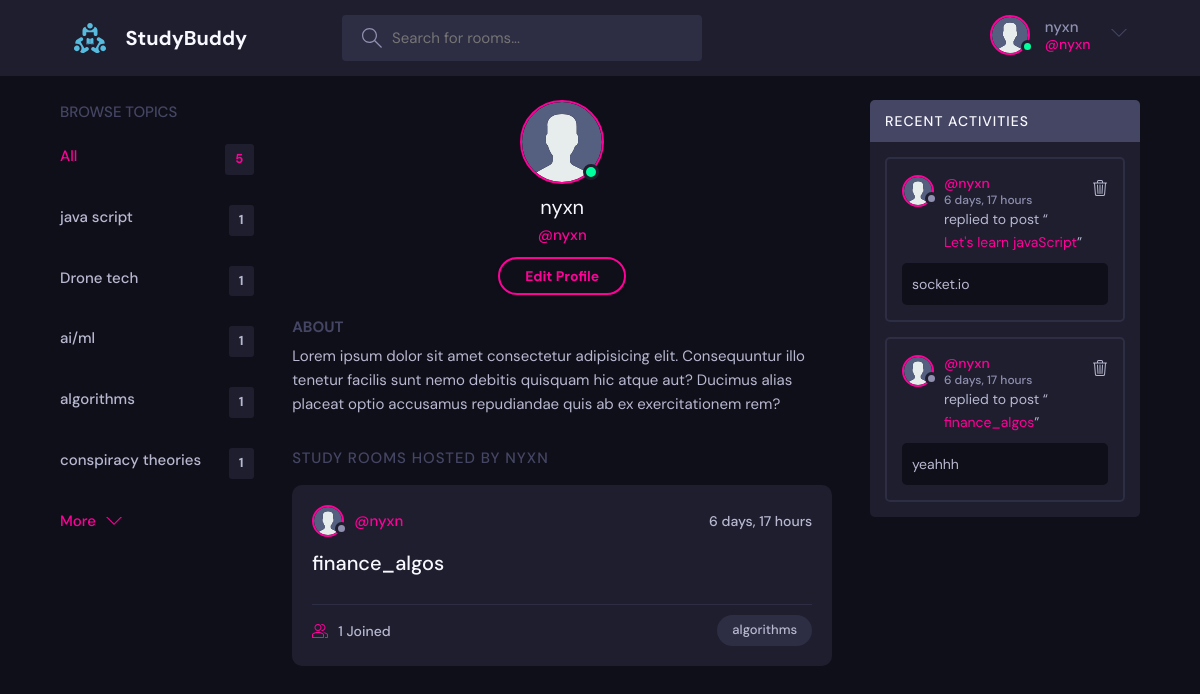
Page /profile/3/ (signed in) on the committed database.
### base/models.py (models this page shows, shortened)
class User(AbstractUser):
    name = models.CharField(max_length=200,null=True)
    email = models.EmailField(unique=True)
    bio = models.TextField(null=True)
    avatar = models.ImageField(null=True, default="static/images/avatar.svg")
    USERNAME_FIELD = "email"
    REQUIRED_FIELDS = []

class Topic(models.Model):
    name = models.CharField(max_length=200)

class Room(models.Model):
    host = models.ForeignKey(User,on_delete=models.SET_NULL,null=True)                          # user
    topic = models.ForeignKey(Topic, on_delete=models.SET_NULL, null=True)
    name = models.CharField(max_length=200)                     # attribute and its value
    description = models.TextField(null=True, blank=True)       # blank is for save method when we add form it can be left blank
    participants = models.ManyToManyField(User, related_name="participants", blank=True)
    updated = models.DateTimeField(auto_now=True)
    created = models.DateTimeField(auto_now_add=True)
    class Meta:
        ordering = [ "-updated" , "-created" ]
    def __str__(self):
        return self.name

class Message(models.Model):
    user = models.ForeignKey(User,on_delete=models.CASCADE)
    room = models.ForeignKey(Room, on_delete=models.CASCADE)
    body = models.TextField()
    updated = models.DateTimeField(auto_now=True)
    created = models.DateTimeField(auto_now_add=True)
    class Meta:
        ordering = [ "-updated" , "-created" ]

### base/views.py (the view)
# urls.py: path('profile/<int:pk>/',views.userprofile , name="user_profile"),
def userprofile(request,pk):
    user= User.objects.get(id=pk)
    rooms = user.room_set.all()
    room_messages = user.message_set.all()
    topics = Topic.objects.all()
    context ={'user':user,'rooms':rooms, 'room_messages':room_messages,'topics':topics}
    return render(request,'base/profile.html',context)

### base/templates/base/profile.html
{% extends 'base.html' %}
    {% block content %}
  <main class="profile-page layout layout--3">
    <div class="container">
      {% include 'base/topic_components.html' %}
      <div class="roomList">
        <div class="profile">
          <div class="profile__avatar">
            <div class="avatar avatar--large active">
              <img src="{{user.avatar.url}}" />
            </div>
          </div>
          <div class="profile__info">
            <h3>{{user.username}}</h3>
            <p>@{{user.username}}</p>
            {% if request.user == user %}
            <a href="{% url 'update_user' %}" class="btn btn--main btn--pill">Edit Profile</a>
            {% endif %}
          </div>
          <div class="profile__about">
            <h3>About</h3>
            <p>
              Lorem ipsum dolor sit amet consectetur adipisicing elit. Consequuntur illo tenetur
              facilis sunt nemo debitis quisquam hic atque aut? Ducimus alias placeat optio
              accusamus repudiandae quis ab ex exercitationem rem?
            </p>
          </div>
        </div>
        <div class="roomList__header">
          <div>
            <h2>Study Rooms Hosted by {{user.username}}</a>
            </h2>
          </div>
        </div>
        {% include 'base/feed_components.html' %}
      </div>
      {% include 'base/activity_components.html' %}
    </div>
  </main>
  {% endblock %}

### templates/navbar.html (shortened to what this page needs)
{% load static %}
<header class="header header--loggedIn">
    <div class="container">
      <a href="{% url 'home' %}" class="header__logo">
        <img src="{% static 'images/logo.svg' %}" />
        <h1>StudyBuddy</h1>
      </a>
      <form class="header__search" method="GET" action="{% url 'home' %}">
        <label>
          <input name="q" placeholder="Search for rooms..." />
        </label>
      </form>
      <nav class="header__menu">
          {% if request.user.is_authenticated %}
          <div class="header__user">
          <a href="{% url 'user_profile' request.user.id %}">
            <div class="avatar avatar--medium active">
              <img src="{{request.user.avatar.url}}" />
            </div>
            <p>{{request.user.username}} <span>@{{request.user.username}}</span></p>
          </a>
          <button class="dropdown-button">
            <svg version="1.1" xmlns="http://www.w3.org/2000/svg" width="32" height="32" viewBox="0 0 32 32">
              <title>chevron-down</title>
              <path d="M16 21l-13-13h-3l16 16 16-16h-3l-13 13z"></path>
            </svg>
          </button>
        </div>
        {% else %}
        <a href="{% url 'login' %}">
            <img src="{% static 'images/avatar.svg' %}" />
            <p>Login</p>
        </a>
        {% endif %}
      </nav>
    </div>
  </header>

### base/templates/base/topic_components.html
<div class="topics">
    <div class="topics__header">
      <h2>Browse Topics</h2>
    </div>
    <ul class="topics__list">
      <li>
        <a href="{% url 'home' %}" class="active">All <span>{{topics.count}}</span></a>
      </li>
      {% for topic in topics  %}
      <li>
        <a href="{% url 'home' %}?q={{topic.name}}">{{topic.name}} <span>{{topic.room_set.all.count}}</span></a>
      </li>
      {% endfor %}
    </ul>
    <a class="btn btn--link" href="{% url 'topics' %}">
      More
      <svg version="1.1" xmlns="http://www.w3.org/2000/svg" width="32" height="32" viewBox="0 0 32 32">
        <title>chevron-down</title>
        <path d="M16 21l-13-13h-3l16 16 16-16h-3l-13 13z"></path>
      </svg>
    </a>
  </div>

### base/templates/base/feed_components.html (shortened to what this page needs)
{% load static %}
{% for room in rooms %}
<div class="roomListRoom">
    <div class="roomListRoom__header">
      <a href="{% url 'user_profile' room.host.id %}" class="roomListRoom__author">
        <div class="avatar avatar--small">
          <img src="{{room.host.avatar.url}}" />
        </div>
        <span>@{{room.host.username}}</span>
      </a>
      <div class="roomListRoom__actions">
        <span>{{room.created |timesince}}</span>
      </div>
    </div>
    <div class="roomListRoom__content">
      <a href="{% url 'room' room.id %}">{{room.name}}</a>
    </div>
    <div class="roomListRoom__meta">
      <a href="{% url 'room' room.id %}" class="roomListRoom__joined">
        {{room.participants.all.count}} Joined
      </a>
      <p class="roomListRoom__topic">{{room.topic.name}}</p>
    </div>
  </div>
  {% endfor %}

### base/templates/base/activity_components.html (shortened to what this page needs)
<div class="activities">
    <div class="activities__header">
        <h2>Recent Activities</h2>
    </div>
    {% for message in room_messages %}
    <div class="activities__box">
      <div class="activities__boxHeader roomListRoom__header">
        <a href="{% url 'user_profile' message.user.id %}" class="roomListRoom__author">
          <div class="avatar avatar--small">
            <img src="{{message.user.avatar.url}}" />
          </div>
          <p>
            @{{message.user.username}}
            <span>{{message.created| timesince}}</span>
          </p>
        </a>
        {% if request.user == message.user %}
        <div class="roomListRoom__actions">
          <a href="{% url 'delete_message' message.id %}">
            </a>
        </div>
        {% endif %}
      </div>
      <div class="activities__boxContent">
        <p>replied to post “<a href="{% url 'room' message.room.id %}">{{message.room}}</a>”</p>
        <div class="activities__boxRoomContent">
        <p>{{message.body}}</p>
        </div>
      </div>
    </div>
    {% endfor %}
</div>

### rows in the picture
User: user.avatar (placeholder picture), user.username "nyxn", avatar (placeholder picture), username "nyxn", username "NYXN"
Topic: name "java script", room_set.all.count "1"
Topic: name "Drone tech", room_set.all.count "1"
Topic: name "ai/ml", room_set.all.count "1"
Topic: name "algorithms", room_set.all.count "1"
Topic: name "conspiracy theories", room_set.all.count "1"
Room: host.avatar (placeholder picture), host.username "nyxn", created "6 days, 17 hours", name "finance_algos", participants.all.count "1", topic.name "algorithms"
Message: user.avatar (placeholder picture), user.username "nyxn", created "6 days, 17 hours", room "Let's learn javaScript", body "socket.io"
Message: user.avatar (placeholder picture), user.username "nyxn", created "6 days, 17 hours", room "finance_algos", body "yeahhh"

### other values in the picture
{{ topics.count }} "5"
